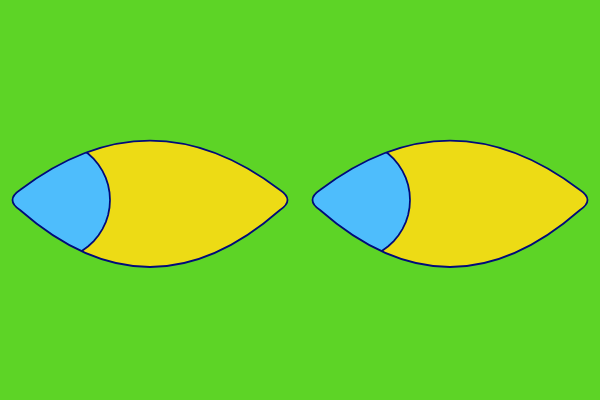
Frame 1 (no input)
Frame 60 (no input): identical to frame 1, image omitted
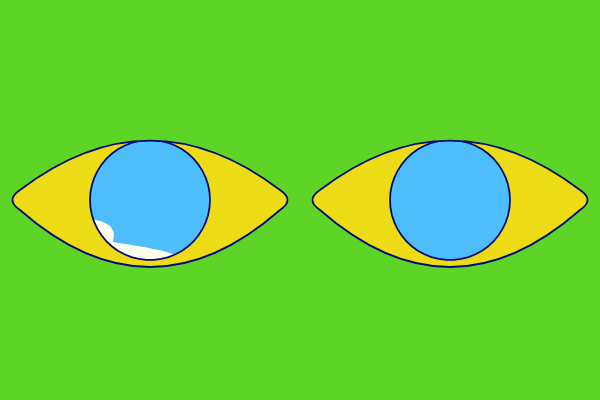
Frame 120 (the mouse pressed at the canvas centre since frame 60)

The p5.js sketch that drew these frames (run headless with seeded random() and noise() and a simulated clock; from frame 60 on, the mouse is pressed at the canvas centre):

// p5.js sketch
// ── sketch.js
let pink, green, darkBlue, lightBlue, yellow
let h, w, h2
let cloudArray = []
let colorArray = []
let eyes
let mouse

function setup() {
  createCanvas(600, 400);
  
  h = height
  w = width
  pink = color(245, 112, 250)
  green = color(93, 212, 38)
  darkBlue = color(0, 10, 122)
  lightBlue = color(78, 189, 252)
  yellow = color(237, 219, 21)
  colorArray.push(green,darkBlue,yellow, pink)
  stroke(darkBlue)
  strokeWeight(1.75)
  strokeCap(ROUND)
  
  for (let i = 0; i < 4; i++) {
     const y = random(0.2, 0.8)
      const x = random(-0.6, 0)
    cloudArray.push(new Cloud(x, y))
  }

  eyes = new Eye(20, w/2 - 20, -76, w/2 + 20, w - 20)
  // background(lightBlue);
}

function draw() {
  background(lightBlue);
  
  cloudArray.forEach(cloud => {
    cloud.update()
    cloud.draw()
  })
  
  stroke(darkBlue)
  eyes.draw()
  
}

function mouseMoved() {
  mouse = (w/2 - mouseX) / 1800
  console.log(mouse)
}

class Eye {
  constructor (lStart,lEnd,outlineH, rStart, rEnd) {

    this.lStart = lStart
    this.lEnd = lEnd
    this.rStart = rStart
    this.rEnd = rEnd
    this.outlineH = outlineH
    this.s = 50
    this.ratio = 360 / this.s
    this.pupilDiam = 0.3
    this.midPoint = h/2
  }

  
  drawOutline() {
    // fill(pink)
    fill(green)
    beginShape()
      vertex(-1, h+1);
      vertex(w+1, h+1);
      vertex(w+1, -1);
      vertex(-1,-1);
        beginContour()
          vertex(this.lStart, this.midPoint + 10)
          quadraticVertex(5, h * 0.5, this.lStart, this.midPoint - 10)
          quadraticVertex(w*0.25, -this.outlineH * 1.2, this.lEnd, this.midPoint - 10)
          quadraticVertex(w/2-5, this.midPoint, this.lEnd, this.midPoint + 10)
          quadraticVertex(w/4, h + this.outlineH, this.lStart, this.midPoint + 10)
        endContour()
    beginContour()
          vertex(this.rStart, h/2 + 10)
          quadraticVertex(w/2+5, h * 0.5, this.rStart, h / 2 - 10)
          quadraticVertex(w*0.75, -this.outlineH*1.2, this.rEnd, h/2 - 10)
          quadraticVertex(w-5, h/2, this.rEnd, h / 2 + 10)
          quadraticVertex(w*0.75, h + this.outlineH, this.rStart, h/2 + 10)
        endContour()
      endShape()
  }
  
  drawPupil() {
    fill(yellow)
    beginShape()
      vertex(0, h);
      vertex(w, h);
      vertex(w, 0);
      vertex(0, 0);
      beginContour()
        for(let i = 0; i < this.s; i++) {
          const x = cos(radians(i * this.ratio)) * h/2*this.pupilDiam;
          const y = sin(radians(i * this.ratio)) * h/2*this.pupilDiam;
          vertex(x+w*(-mouse + 0.25), y+h*0.5);
        }
      endContour()
    beginContour()
        for(let i = 0; i < this.s; i++) {
          const x = cos(radians(i * this.ratio)) * h/2*this.pupilDiam;
          const y = sin(radians(i * this.ratio)) * h/2*this.pupilDiam;
     
          vertex(x+w*(-mouse + 0.75), y+h*0.5);
        }
      endContour()
    endShape()
  }
  
  draw() {
    this.drawPupil()
    this.drawOutline()
  }
  
}


class Cloud {
  constructor(x,y) {
    this.x = x
    this.y = y
    this.color = pink
  }
  
  
  draw() {
  fill(255, 253, 237)
    // fill(this.color)
  noStroke()
  push()
    translate(w*this.x,h*this.y)
    beginShape()
      vertex(-40,6)
      quadraticVertex(-140, 4, -40, -6)
      quadraticVertex(-28, -28, -10, -22)
      quadraticVertex(0, -50, 18, -42)
      quadraticVertex(48, -80, 100, -42)
      quadraticVertex(140, -40, 132, -18)
      quadraticVertex(268, 2, 118, 6)
    endShape()
  pop()
  }
  
   update() {
    if (frameCount % 2 === 0) {
      if (this.x < 1) {
        this.x += 0.006
      } else {
        this.y = random(0.2, 0.8)
        this.x = floor(random(-2, 0))
        // const i = floor(random(0, colorArray.length))
        // this.color = colorArray[i]
      }
    }
  }
}
